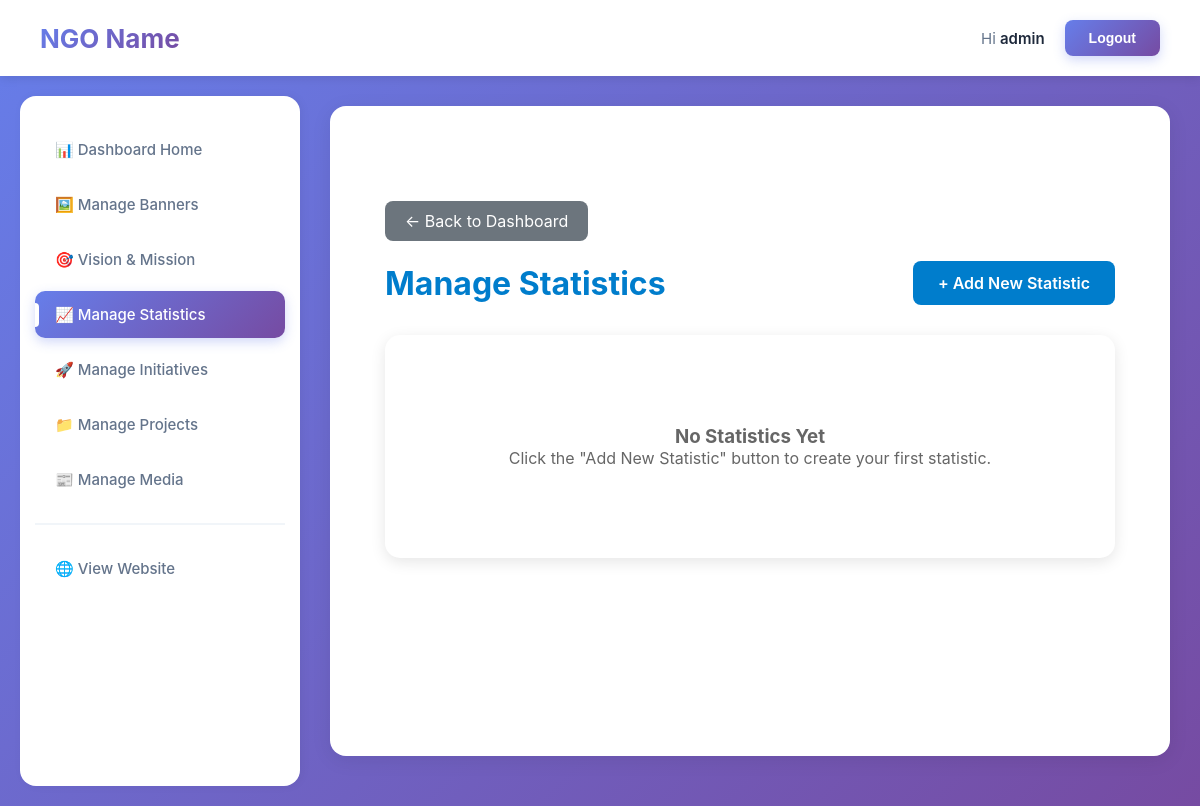
The page /dashboard/manage-statistic/ (signed in) on the database as committed earlier.
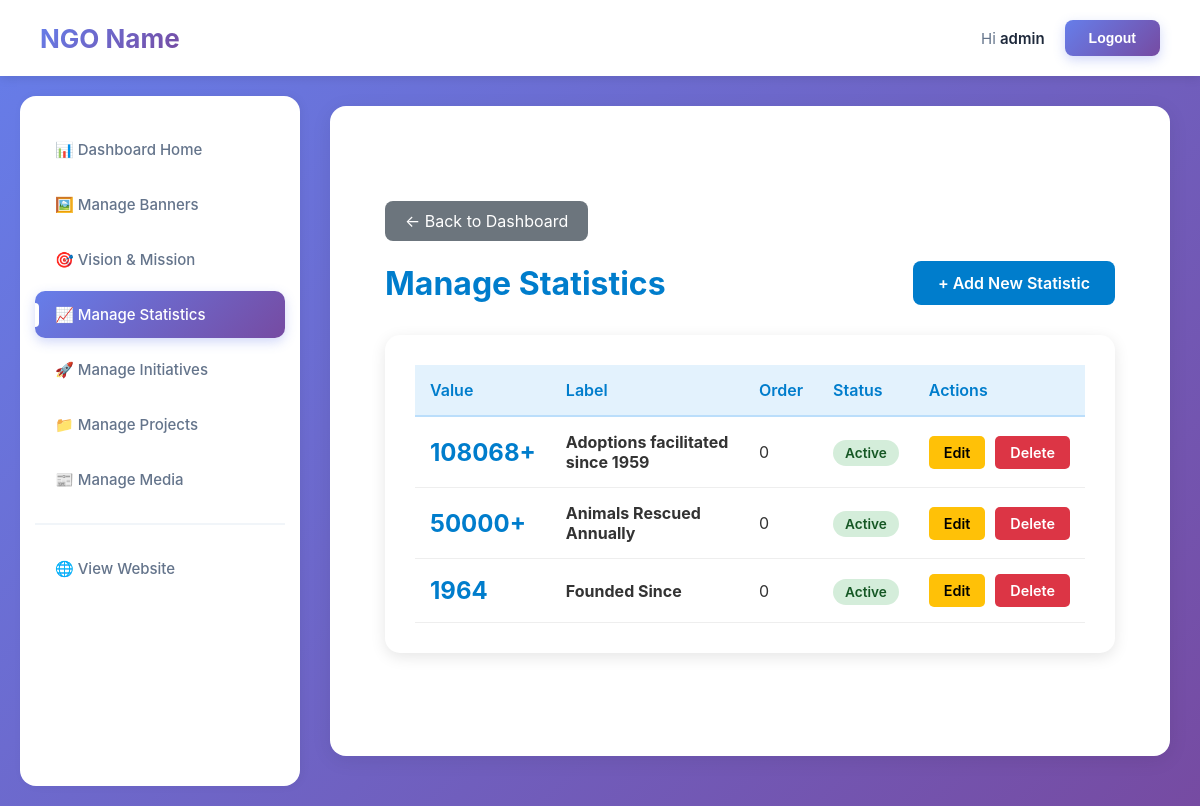
The same page on the database as committed later.
### Homepage/models.py (models this page shows, shortened)
class Statistic(models.Model):
    label = models.CharField(max_length=100, help_text="e.g., Rescues Monthly")
    value = models.CharField(max_length=50, help_text="e.g., 500+")
    order = models.IntegerField(default=0, help_text="Lower numbers appear first")
    status = models.BooleanField(default=True, help_text="Active/Inactive")
    created_at = models.DateTimeField(default=timezone.now, editable=False)
    updated_at = models.DateTimeField(auto_now=True)
    class Meta:
        ordering = ['order', '-created_at']
        verbose_name = "Statistic"
        verbose_name_plural = "Statistics"

### Homepage/views.py (the view)
# urls.py: path('dashboard/manage-statistic/', views.manage_statistic, name='dashboard_manage_statistic'),
@staff_member_required(login_url='/auth/login/')
def manage_statistic(request):
    statistics = Statistic.objects.all().order_by('order')
    return render(request, 'dashboard/manage_statistic.html', {'statistics': statistics})

### Homepage/templates/dashboard/manage_statistic.html (shortened to what this page needs)
{% extends 'dashboard/base.html' %}
{% block content %}
<div class="dashboard-container">
    <a href="{% url 'dashboard_home' %}" class="btn-back">← Back to Dashboard</a>
    <div class="page-header">
        <h1>Manage Statistics</h1>
        <a href="{% url 'dashboard_manage_statistic_add' %}" class="btn-primary">+ Add New Statistic</a>
    </div>
    <div class="table-container">
        {% if statistics %}
        <table>
            <thead>
                <tr>
                    <th>Value</th>
                    <th>Label</th>
                    <th>Order</th>
                    <th>Status</th>
                    <th>Actions</th>
                </tr>
            </thead>
            <tbody>
                {% for stat in statistics %}
                <tr>
                    <td><span class="stat-value">{{ stat.value }}</span></td>
                    <td><strong>{{ stat.label }}</strong></td>
                    <td>{{ stat.order }}</td>
                    <td>
                        {% if stat.status %}
                        <span class="status-badge status-active">Active</span>
                        {% else %}
                        <span class="status-badge status-inactive">Inactive</span>
                        {% endif %}
                    </td>
                    <td>
                        <div class="action-buttons">
                            <a href="{% url 'dashboard_manage_statistic_edit' stat.pk %}" class="btn-edit">Edit</a>
                            <a href="{% url 'dashboard_manage_statistic_delete' stat.pk %}" class="btn-delete">Delete</a>
                        </div>
                    </td>
                </tr>
                {% endfor %}
            </tbody>
        </table>
        {% else %}
        <div class="empty-state">
            <h3>No Statistics Yet</h3>
            <p>Click the "Add New Statistic" button to create your first statistic.</p>
        </div>
        {% endif %}
    </div>
</div>
{% endblock %}

Rows that differ between the two databases and show on the page:
added Statistic: value "108068+", label "Adoptions facilitated since 1959", order "0", status "Active"
added Statistic: value "50000+", label "Animals Rescued Annually", order "0", status "Active"
added Statistic: value "1964", label "Founded Since", order "0", status "Active"
Other text that changed with them:
text no longer shown: "No Statistics Yet Click the \"Add New Statistic\" button to create your first statistic."
text now shown: "Value Label Order Status Actions"
